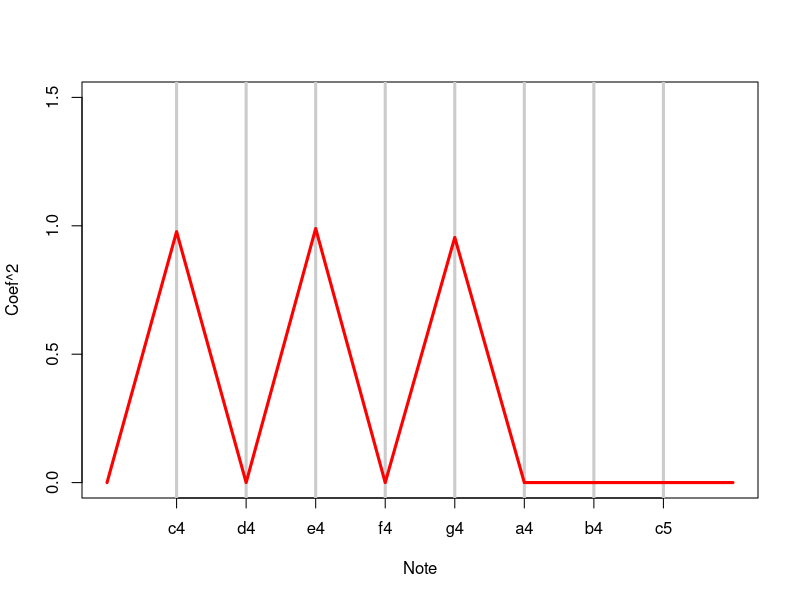
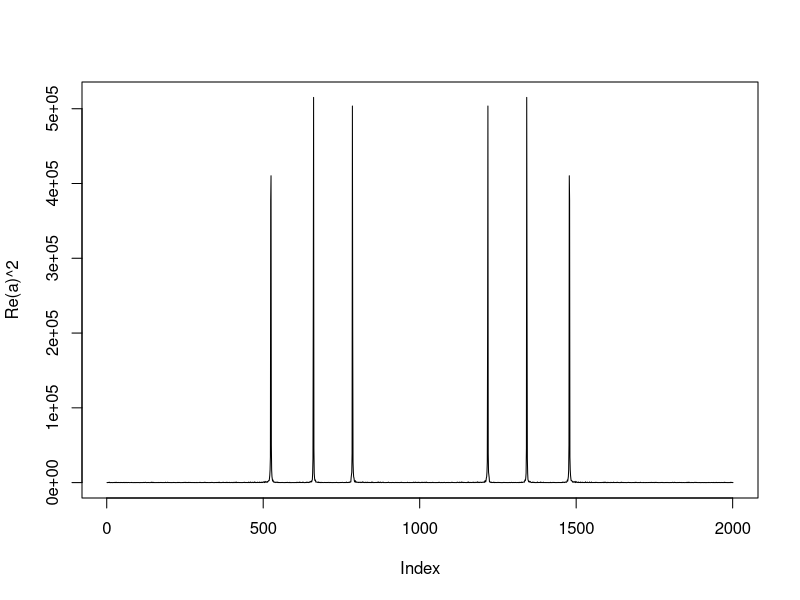

Reproduce these figures in R, in order.
## Harmonics
##Chord finder, playing the white keys on a piano from octave c4 - c5


## Simulation that shows what a discrete fourier transform is doing.

### c4, e, f, g, a, b, c5 note frequencies
notes4 <- c(261.63, 293.66, 329.63, 349.23, 392.00, 440.00, 493.88, 523.25)
### Period range
t <- seq(0, 2, by = .001); n <- length(t)
### 1 chord = 3 notes; Wave functions for the c4,e4,g4 notes
c4 <- sin(2 * pi * notes4[1] * t); e4 <- sin(2 * pi * notes4[3] * t); 
g4 <- sin(2 * pi * notes4[5] * t)
### Chord that is to be "played" (with some random noise)
chord <- c4 + e4 + g4 + rnorm(n, 0, 0.3)
### Creating basis functions which are a bunch of sine terms
x <- sapply(notes4, function(freq) sin(2 * pi * freq * t))
### Fitting observed chord as a function the basis without intercept
fit <- lm(chord ~ x - 1)

### plots coef^2 vs notes; spikes at c4, e4, and g4 like we wanted. Regression figured
### out the chords that were played
plot(c(0, 9), c(0, 1.5), xlab = "Note", ylab = "Coef^2", axes = FALSE, frame = TRUE, type = "n")
axis(2)
axis(1, at = 1 : 8, labels = c("c4", "d4", "e4", "f4", "g4", "a4", "b4", "c5"))
for (i in 1 : 8) abline(v = i, lwd = 3, col = grey(.8))
lines(c(0, 1 : 8, 9), c(0, coef(fit)^2, 0), type = "l", lwd = 3, col = "red")


##(How you would really do it)

### Fast Fourier Transform
### plots the Real part squared of the FFT
a <- fft(chord); plot(Re(a)^2, type = "l")
### more that 3 spikes because it's checking for those notes at other octaves.
